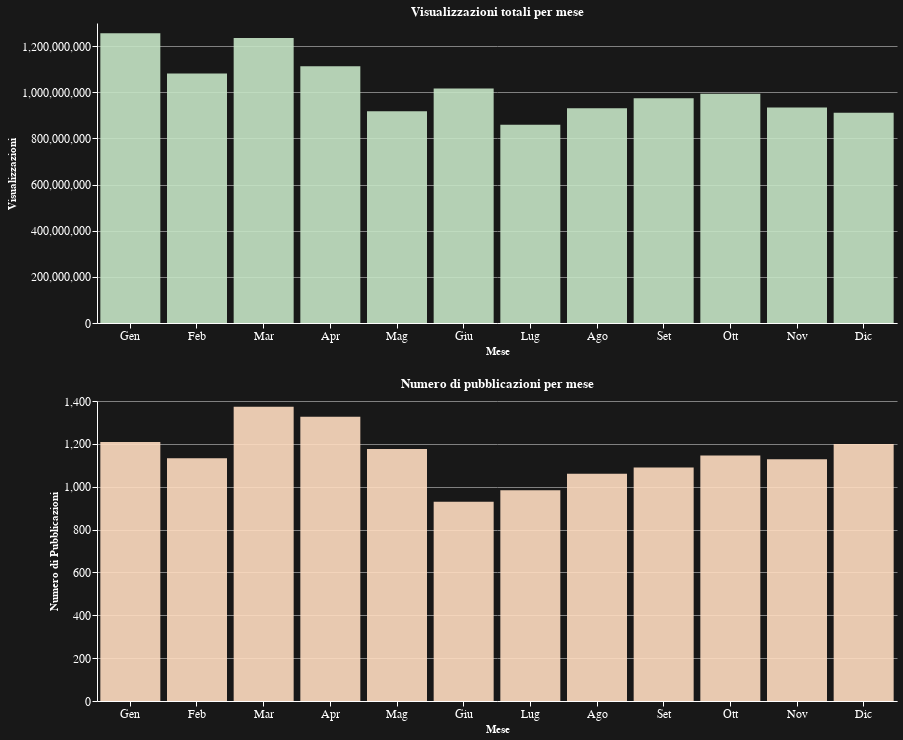

Describe this chart as a Vega-Lite specification.
### Vega-Lite specification from a JSON file in a GitHub repository (floating-point values rounded to 4 significant figures)
{"config": {"view": {"continuousWidth": 300, "continuousHeight": 300, "stroke": "transparent"}, "axis": {"domainColor": "white", "gridColor": "grey", "labelColor": "white", "labelFontSize": 12, "tickColor": "white", "titleColor": "white"}, "background": "rgb(24, 24, 24)", "legend": {"labelColor": "white", "titleColor": "white"}, "title": {"color": "white"}}, "vconcat": [{"data": {"name": "data-8248dd4c605842a2005ef8fb8de8cba3"}, "mark": {"type": "bar"}, "encoding": {"color": {"condition": {"param": "param_2", "value": "#32cd32", "empty": false}, "value": "#c6e5c6"}, "opacity": {"condition": {"param": "param_2", "value": 1, "empty": false}, "value": 0.9}, "tooltip": [{"field": "month_name", "title": "Mese", "type": "nominal"}, {"field": "views", "title": "Totale Visualizzazioni", "type": "quantitative"}], "x": {"axis": {"labelAngle": 0}, "field": "month_name", "sort": ["Gen", "Feb", "Mar", "Apr", "Mag", "Giu", "Lug", "Ago", "Set", "Ott", "Nov", "Dic"], "title": "Mese", "type": "nominal"}, "y": {"field": "views", "title": "Visualizzazioni", "type": "quantitative"}}, "height": 300, "name": "view_5", "title": "Visualizzazioni totali per mese", "width": 800}, {"data": {"name": "data-7341e8c222a99dc310901da3baf37515"}, "mark": {"type": "bar"}, "encoding": {"color": {"condition": {"param": "param_2", "value": "#ff7f0e", "empty": false}, "value": "#ffddc1"}, "opacity": {"condition": {"param": "param_2", "value": 1, "empty": false}, "value": 0.9}, "tooltip": [{"field": "month_name", "title": "Mese", "type": "nominal"}, {"field": "url", "title": "Numero di Pubblicazioni", "type": "quantitative"}], "x": {"axis": {"labelAngle": 0}, "field": "month_name", "sort": ["Gen", "Feb", "Mar", "Apr", "Mag", "Giu", "Lug", "Ago", "Set", "Ott", "Nov", "Dic"], "title": "Mese", "type": "nominal"}, "y": {"field": "url", "title": "Numero di Pubblicazioni", "type": "quantitative"}}, "height": 300, "name": "view_6", "title": "Numero di pubblicazioni per mese", "width": 800}], "params": [{"name": "param_2", "select": {"type": "point", "fields": ["month_name"]}, "views": ["view_5", "view_6"]}], "$schema": "https://vega.github.io/schema/vega-lite/v5.17.0.json", "datasets": {"data-8248dd4c605842a2005ef8fb8de8cba3": [{"month_name": "Gen", "views": 1255052651, "month": "Gen"}, {"month_name": "Feb", "views": 1080674092, "month": "Feb"}, {"month_name": "Mar", "views": 1234534776, "month": "Mar"}, {"month_name": "Apr", "views": 1112991652, "month": "Apr"}, {"month_name": "Mag", "views": 917263877, "month": "Mag"}, {"month_name": "Giu", "views": 1015945633, "month": "Giu"}, {"month_name": "Lug", "views": 859156955, "month": "Lug"}, {"month_name": "Ago", "views": 931042524, "month": "Ago"}, {"month_name": "Set", "views": 973805501, "month": "Set"}, {"month_name": "Ott", "views": 992978519, "month": "Ott"}, {"month_name": "Nov", "views": 934283660, "month": "Nov"}, {"month_name": "Dic", "views": 911280700, "month": "Dic"}], "data-7341e8c222a99dc310901da3baf37515": [{"month_name": "Gen", "url": 1209, "month": "Gen"}, {"month_name": "Feb", "url": 1133, "month": "Feb"}, {"month_name": "Mar", "url": 1373, "month": "Mar"}, {"month_name": "Apr", "url": 1327, "month": "Apr"}, {"month_name": "Mag", "url": 1176, "month": "Mag"}, {"month_name": "Giu", "url": 930, "month": "Giu"}, {"month_name": "Lug", "url": 984, "month": "Lug"}, {"month_name": "Ago", "url": 1061, "month": "Ago"}, {"month_name": "Set", "url": 1090, "month": "Set"}, {"month_name": "Ott", "url": 1146, "month": "Ott"}, {"month_name": "Nov", "url": 1128, "month": "Nov"}, {"month_name": "Dic", "url": 1199, "month": "Dic"}]}}
